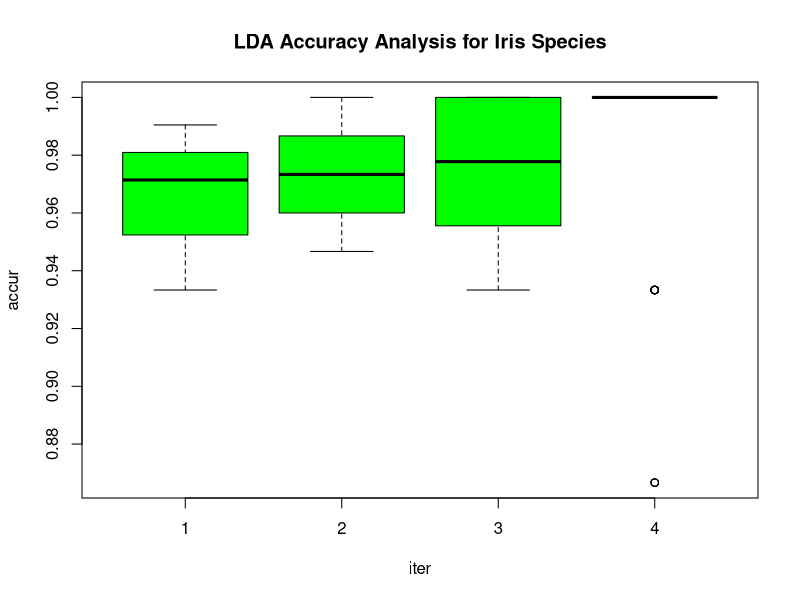

This figure's R source:
# Exercise 7

## Loading the Libraries

library(MASS)
library(caret)  # The main package 
library(e1071)  # A helper package caret depends on
library(randomForest)  # A helper package caret depends on

## Creating the Vectors

training_percent <- c(0.3,0.5,0.7,0.9)
accur <- c()
iter <- c()
data <- data.frame()

## For Loop Function

for (j in 1:50) { # 50 iterations
  for (i in 1 : length(training_percent)){
    trainid <- createDataPartition(iris$Species, p=training_percent[i], list=FALSE)
    training <- iris[trainid,] 
    testing <- iris[-trainid,] 
    lda_fit <- train(Species~., data=training, method="lda")
    pred <- predict(lda_fit, testing)
    cm <- confusionMatrix(pred, testing$Species)
    accur[i] <- cm$overall[1]
    iter[i] <- i
  }
  data <- rbind(data,data.frame(accur,iter,j))
}


## Boxplot

boxplot(accur~iter,data, main = "LDA Accuracy Analysis for Iris Species", col = "green")
